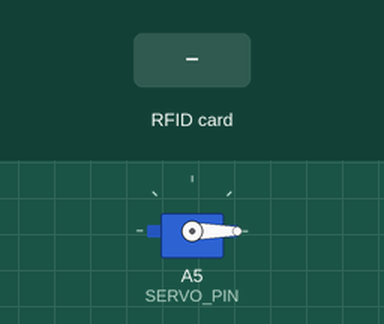
Recording of a sketch running on a simulated Arduino Uno, built with avr-gcc and run on an emulated ATmega328P. Shown: servo. The test bench sets the inputs (shaded band).

Above: at 1.2 s.
1.3 s: RFID card 23 4C 52 9B held to the reader
At 1.7 s:
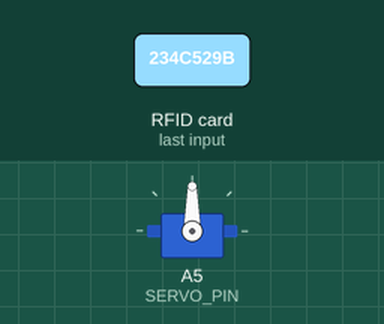
Timing chart, 0 to 4.3 s (numbered marks = the images above; inputs shaded):
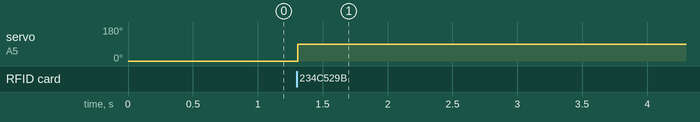

The sketch:

Project_1a.ino
```cpp
#include <SPI.h>
#include <MFRC522.h>
#include <Servo.h>

#define SS_PIN    10
#define RST_PIN   9
#define SERVO_PIN A5

MFRC522 rfid(SS_PIN, RST_PIN);
Servo servo;

byte authorizedUID[4] = {0x23, 0x4C, 0x52, 0x9B};
int angle = 0; // the current angle of servo motor

int ledRedPin = 7;
int ledGreenPin = 6;

void setup() {
 // Serial.begin(9600);  use it only when connected directly to the PC
  SPI.begin(); // init SPI bus
  rfid.PCD_Init(); // init MFRC522
  servo.attach(SERVO_PIN);
  servo.write(angle); // rotate servo motor to 0°
  digitalWrite(ledRedPin, HIGH);
  //Serial.println("Tap RFID/NFC Tag on reader"); use it only when connected directly to the PC
}

void loop() {


  if (rfid.PICC_IsNewCardPresent()) { // new tag is available
    if (rfid.PICC_ReadCardSerial()) { // NUID has been readed
      MFRC522::PICC_Type piccType = rfid.PICC_GetType(rfid.uid.sak);
      Serial.println("My tag is running");

      if (rfid.uid.uidByte[0] == authorizedUID[0] &&
          rfid.uid.uidByte[1] == authorizedUID[1] &&
          rfid.uid.uidByte[2] == authorizedUID[2] &&
          rfid.uid.uidByte[3] == authorizedUID[3] ) {
        Serial.println("Authorized Tag");

        //LOCKs the box so red LED is on and the green one is off
        // change angle of servo motor
        if (angle == 0)
        {  angle = 90;
          digitalWrite(ledRedPin, HIGH);
          digitalWrite(ledGreenPin, LOW);
          }

          //UNLOCK the box, so red light turns off and the green light turns on
        else {//if(angle == 90){
          angle = 0;
          digitalWrite(ledRedPin, LOW);
          digitalWrite(ledGreenPin, HIGH);
          }

        // control servo motor arccoding to the angle, that is, unlock or lock the box
        servo.write(angle);

      } else {
        /*
         * use this block only when connected directly to the PC, otherwise it's not needed once we don't have a display that could inform the user about an unauthorized tag
         *
        Serial.print("Unauthorized Tag with UID:");
        for (int i = 0; i < rfid.uid.size; i++) {
          Serial.print(rfid.uid.uidByte[i] < 0x10 ? " 0" : " ");
          Serial.print(rfid.uid.uidByte[i], HEX);
        }
        Serial.println();*/
      }

     rfid.PICC_HaltA(); // halt PICC
     delay(300);

    }
  }
}
```

Measured:
- after the input at 1.3 s, servo on A5 (SERVO_PIN): 0° → 90° at once
